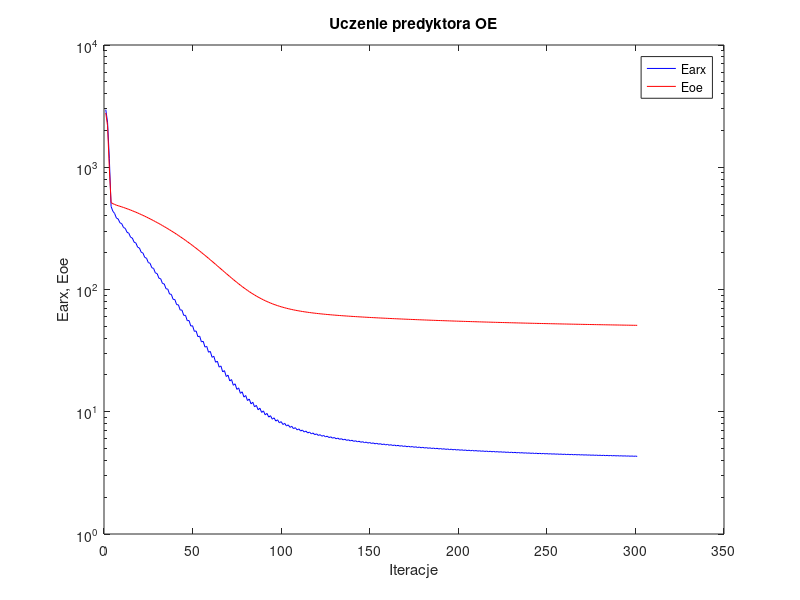
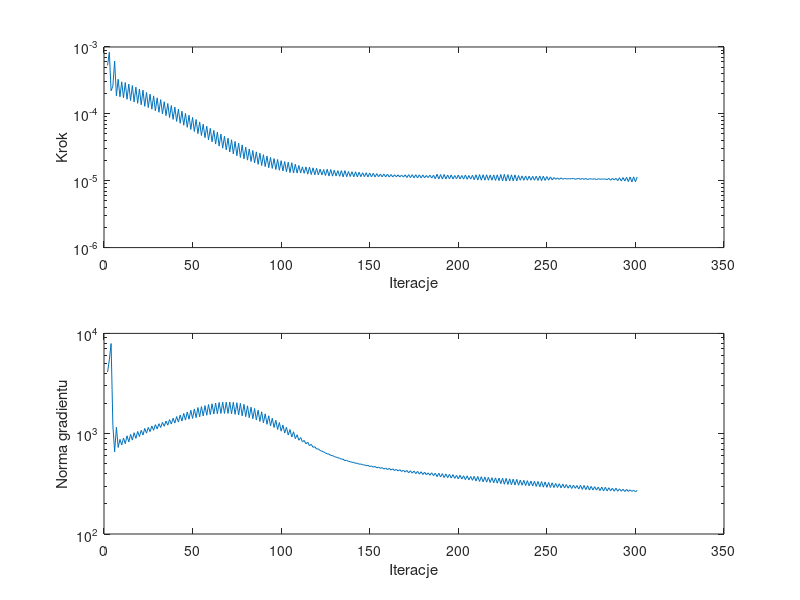

The MATLAB script that drew these images, in order:
%uczenie predyktora oe
clear all;
n=0; farx(n+1)=2.961462e+003; foe(n+1)=2.781529e+003; wspucz(n+1)=0.000000e+000; ng(n+1)=0.000000e+000;
n=1; farx(n+1)=2.336687e+003; foe(n+1)=2.188461e+003; krok(n+1)=5.309035e-004; ng(n+1)=4.112982e+003;
n=2; farx(n+1)=1.185320e+003; foe(n+1)=9.852195e+002; krok(n+1)=8.336543e-004; ng(n+1)=5.436372e+003;
n=3; farx(n+1)=4.781638e+002; foe(n+1)=5.139183e+002; krok(n+1)=2.215284e-004; ng(n+1)=7.917546e+003;
n=4; farx(n+1)=4.365499e+002; foe(n+1)=5.035709e+002; krok(n+1)=2.594055e-004; ng(n+1)=1.218038e+003;
n=5; farx(n+1)=4.186168e+002; foe(n+1)=4.964499e+002; krok(n+1)=6.145526e-004; ng(n+1)=6.605445e+002;
n=6; farx(n+1)=3.841724e+002; foe(n+1)=4.894848e+002; krok(n+1)=1.858107e-004; ng(n+1)=1.159105e+003;
n=7; farx(n+1)=3.773813e+002; foe(n+1)=4.845317e+002; krok(n+1)=3.293253e-004; ng(n+1)=7.292055e+002;
n=8; farx(n+1)=3.512146e+002; foe(n+1)=4.793021e+002; krok(n+1)=1.802468e-004; ng(n+1)=8.786197e+002;
n=9; farx(n+1)=3.457904e+002; foe(n+1)=4.742236e+002; krok(n+1)=3.011518e-004; ng(n+1)=7.716018e+002;
n=10; farx(n+1)=3.215984e+002; foe(n+1)=4.688718e+002; krok(n+1)=1.736749e-004; ng(n+1)=9.037854e+002;
n=11; farx(n+1)=3.163116e+002; foe(n+1)=4.635238e+002; krok(n+1)=2.942857e-004; ng(n+1)=7.955915e+002;
n=12; farx(n+1)=2.936280e+002; foe(n+1)=4.578868e+002; krok(n+1)=1.650936e-004; ng(n+1)=9.534166e+002;
n=13; farx(n+1)=2.888398e+002; foe(n+1)=4.523352e+002; krok(n+1)=2.781068e-004; ng(n+1)=8.280454e+002;
n=14; farx(n+1)=2.677718e+002; foe(n+1)=4.465122e+002; krok(n+1)=1.582138e-004; ng(n+1)=9.844998e+002;
n=15; farx(n+1)=2.634759e+002; foe(n+1)=4.407741e+002; krok(n+1)=2.646270e-004; ng(n+1)=8.630360e+002;
n=16; farx(n+1)=2.438824e+002; foe(n+1)=4.347414e+002; krok(n+1)=1.504835e-004; ng(n+1)=1.022322e+003;
n=17; farx(n+1)=2.400098e+002; foe(n+1)=4.288196e+002; krok(n+1)=2.507229e-004; ng(n+1)=8.985924e+002;
n=18; farx(n+1)=2.218266e+002; foe(n+1)=4.226334e+002; krok(n+1)=1.437732e-004; ng(n+1)=1.053293e+003;
n=19; farx(n+1)=2.184545e+002; foe(n+1)=4.165797e+002; krok(n+1)=2.353374e-004; ng(n+1)=9.374462e+002;
n=20; farx(n+1)=2.016874e+002; foe(n+1)=4.102842e+002; krok(n+1)=1.367364e-004; ng(n+1)=1.080732e+003;
n=21; farx(n+1)=1.986431e+002; foe(n+1)=4.040782e+002; krok(n+1)=2.263251e-004; ng(n+1)=9.716446e+002;
n=22; farx(n+1)=1.829847e+002; foe(n+1)=3.976154e+002; krok(n+1)=1.297027e-004; ng(n+1)=1.128623e+003;
n=23; farx(n+1)=1.804620e+002; foe(n+1)=3.913609e+002; krok(n+1)=2.087853e-004; ng(n+1)=1.012116e+003;
n=24; farx(n+1)=1.660717e+002; foe(n+1)=3.849002e+002; krok(n+1)=1.241749e-004; ng(n+1)=1.155372e+003;
n=25; farx(n+1)=1.639411e+002; foe(n+1)=3.785914e+002; krok(n+1)=1.969720e-004; ng(n+1)=1.048706e+003;
n=26; farx(n+1)=1.506311e+002; foe(n+1)=3.720718e+002; krok(n+1)=1.174532e-004; ng(n+1)=1.195092e+003;
n=27; farx(n+1)=1.488242e+002; foe(n+1)=3.657182e+002; krok(n+1)=1.858107e-004; ng(n+1)=1.082882e+003;
n=28; farx(n+1)=1.365338e+002; foe(n+1)=3.591752e+002; krok(n+1)=1.110172e-004; ng(n+1)=1.231409e+003;
n=29; farx(n+1)=1.350176e+002; foe(n+1)=3.527991e+002; krok(n+1)=1.736749e-004; ng(n+1)=1.116126e+003;
n=30; farx(n+1)=1.236907e+002; foe(n+1)=3.462968e+002; krok(n+1)=1.055848e-004; ng(n+1)=1.258640e+003;
n=31; farx(n+1)=1.225016e+002; foe(n+1)=3.399452e+002; krok(n+1)=1.631084e-004; ng(n+1)=1.151531e+003;
n=32; farx(n+1)=1.120050e+002; foe(n+1)=3.334456e+002; krok(n+1)=9.960454e-005; ng(n+1)=1.296182e+003;
n=33; farx(n+1)=1.110978e+002; foe(n+1)=3.271328e+002; krok(n+1)=1.516739e-004; ng(n+1)=1.186070e+003;
n=34; farx(n+1)=1.014362e+002; foe(n+1)=3.206963e+002; krok(n+1)=9.404951e-005; ng(n+1)=1.334771e+003;
n=35; farx(n+1)=1.007496e+002; foe(n+1)=3.144123e+002; krok(n+1)=1.429130e-004; ng(n+1)=1.217250e+003;
n=36; farx(n+1)=9.180618e+001; foe(n+1)=3.080058e+002; krok(n+1)=8.824176e-005; ng(n+1)=1.383609e+003;
n=37; farx(n+1)=9.132304e+001; foe(n+1)=3.017712e+002; krok(n+1)=1.331533e-004; ng(n+1)=1.248910e+003;
n=38; farx(n+1)=8.310567e+001; foe(n+1)=2.954443e+002; krok(n+1)=8.271938e-005; ng(n+1)=1.425545e+003;
n=39; farx(n+1)=8.276835e+001; foe(n+1)=2.892370e+002; krok(n+1)=1.261878e-004; ng(n+1)=1.276020e+003;
n=40; farx(n+1)=7.515654e+001; foe(n+1)=2.829455e+002; krok(n+1)=7.708198e-005; ng(n+1)=1.482674e+003;
n=41; farx(n+1)=7.497182e+001; foe(n+1)=2.767993e+002; krok(n+1)=1.176687e-004; ng(n+1)=1.305539e+003;
n=42; farx(n+1)=6.794797e+001; foe(n+1)=2.705985e+002; krok(n+1)=7.227868e-005; ng(n+1)=1.535467e+003;
n=43; farx(n+1)=6.792093e+001; foe(n+1)=2.645404e+002; krok(n+1)=1.094979e-004; ng(n+1)=1.336748e+003;
n=44; farx(n+1)=6.143163e+001; foe(n+1)=2.584267e+002; krok(n+1)=6.756225e-005; ng(n+1)=1.593017e+003;
n=45; farx(n+1)=6.153786e+001; foe(n+1)=2.524657e+002; krok(n+1)=1.016603e-004; ng(n+1)=1.367082e+003;
n=46; farx(n+1)=5.556415e+001; foe(n+1)=2.464556e+002; krok(n+1)=6.293327e-005; ng(n+1)=1.648649e+003;
n=47; farx(n+1)=5.576477e+001; foe(n+1)=2.405796e+002; krok(n+1)=9.531131e-005; ng(n+1)=1.393219e+003;
n=48; farx(n+1)=5.024526e+001; foe(n+1)=2.346602e+002; krok(n+1)=5.843669e-005; ng(n+1)=1.712160e+003;
n=49; farx(n+1)=5.053015e+001; foe(n+1)=2.288940e+002; krok(n+1)=8.848135e-005; ng(n+1)=1.419671e+003;
n=50; farx(n+1)=4.545034e+001; foe(n+1)=2.231064e+002; krok(n+1)=5.445830e-005; ng(n+1)=1.765441e+003;
n=51; farx(n+1)=4.581345e+001; foe(n+1)=2.174694e+002; krok(n+1)=8.233132e-005; ng(n+1)=1.446056e+003;
n=52; farx(n+1)=4.112906e+001; foe(n+1)=2.118111e+002; krok(n+1)=5.062882e-005; ng(n+1)=1.822971e+003;
n=53; farx(n+1)=4.154795e+001; foe(n+1)=2.063232e+002; krok(n+1)=7.577251e-005; ng(n+1)=1.473419e+003;
n=54; farx(n+1)=3.725419e+001; foe(n+1)=2.008490e+002; krok(n+1)=4.738492e-005; ng(n+1)=1.862680e+003;
n=55; farx(n+1)=3.772466e+001; foe(n+1)=1.955313e+002; krok(n+1)=6.997574e-005; ng(n+1)=1.502561e+003;
n=56; farx(n+1)=3.379623e+001; foe(n+1)=1.902378e+002; krok(n+1)=4.404185e-005; ng(n+1)=1.905480e+003;
n=57; farx(n+1)=3.428802e+001; foe(n+1)=1.850792e+002; krok(n+1)=6.546014e-005; ng(n+1)=1.526743e+003;
n=58; farx(n+1)=3.067701e+001; foe(n+1)=1.799643e+002; krok(n+1)=4.095033e-005; ng(n+1)=1.952072e+003;
n=59; farx(n+1)=3.119385e+001; foe(n+1)=1.750047e+002; krok(n+1)=6.065098e-005; ng(n+1)=1.552154e+003;
n=60; farx(n+1)=2.788914e+001; foe(n+1)=1.701015e+002; krok(n+1)=3.819627e-005; ng(n+1)=1.985833e+003;
n=61; farx(n+1)=2.842489e+001; foe(n+1)=1.653552e+002; krok(n+1)=5.658127e-005; ng(n+1)=1.572318e+003;
n=62; farx(n+1)=2.540994e+001; foe(n+1)=1.606622e+002; krok(n+1)=3.533295e-005; ng(n+1)=2.021633e+003;
n=63; farx(n+1)=2.593173e+001; foe(n+1)=1.561122e+002; krok(n+1)=5.330428e-005; ng(n+1)=1.579483e+003;
n=64; farx(n+1)=2.317603e+001; foe(n+1)=1.516494e+002; krok(n+1)=3.290674e-005; ng(n+1)=2.048500e+003;
n=65; farx(n+1)=2.369872e+001; foe(n+1)=1.473415e+002; krok(n+1)=4.980227e-005; ng(n+1)=1.589841e+003;
n=66; farx(n+1)=2.118608e+001; foe(n+1)=1.431258e+002; krok(n+1)=3.070301e-005; ng(n+1)=2.065670e+003;
n=67; farx(n+1)=2.169585e+001; foe(n+1)=1.390711e+002; krok(n+1)=4.621295e-005; ng(n+1)=1.593619e+003;
n=68; farx(n+1)=1.941575e+001; foe(n+1)=1.351379e+002; krok(n+1)=2.894239e-005; ng(n+1)=2.059296e+003;
n=69; farx(n+1)=1.992853e+001; foe(n+1)=1.313585e+002; krok(n+1)=4.334515e-005; ng(n+1)=1.593993e+003;
n=70; farx(n+1)=1.785715e+001; foe(n+1)=1.276754e+002; krok(n+1)=2.689247e-005; ng(n+1)=2.067049e+003;
n=71; farx(n+1)=1.834188e+001; foe(n+1)=1.241435e+002; krok(n+1)=4.095033e-005; ng(n+1)=1.579069e+003;
n=72; farx(n+1)=1.646850e+001; foe(n+1)=1.207339e+002; krok(n+1)=2.519594e-005; ng(n+1)=2.054160e+003;
n=73; farx(n+1)=1.693136e+001; foe(n+1)=1.174647e+002; krok(n+1)=3.867010e-005; ng(n+1)=1.560022e+003;
n=74; farx(n+1)=1.523702e+001; foe(n+1)=1.143252e+002; krok(n+1)=2.364703e-005; ng(n+1)=2.034784e+003;
n=75; farx(n+1)=1.567868e+001; foe(n+1)=1.113222e+002; krok(n+1)=3.654973e-005; ng(n+1)=1.535368e+003;
n=76; farx(n+1)=1.414641e+001; foe(n+1)=1.084489e+002; krok(n+1)=2.226608e-005; ng(n+1)=2.007064e+003;
n=77; farx(n+1)=1.456578e+001; foe(n+1)=1.057136e+002; krok(n+1)=3.437390e-005; ng(n+1)=1.506154e+003;
n=78; farx(n+1)=1.317757e+001; foe(n+1)=1.031086e+002; krok(n+1)=2.122479e-005; ng(n+1)=1.963573e+003;
n=79; farx(n+1)=1.358033e+001; foe(n+1)=1.006528e+002; krok(n+1)=3.168396e-005; ng(n+1)=1.478916e+003;
n=80; farx(n+1)=1.233855e+001; foe(n+1)=9.832081e+001; krok(n+1)=2.031935e-005; ng(n+1)=1.895952e+003;
n=81; farx(n+1)=1.271804e+001; foe(n+1)=9.611101e+001; krok(n+1)=2.981309e-005; ng(n+1)=1.442608e+003;
n=82; farx(n+1)=1.160013e+001; foe(n+1)=9.402005e+001; krok(n+1)=1.941361e-005; ng(n+1)=1.836219e+003;
n=83; farx(n+1)=1.196102e+001; foe(n+1)=9.204322e+001; krok(n+1)=2.829063e-005; ng(n+1)=1.408684e+003;
n=84; farx(n+1)=1.095441e+001; foe(n+1)=9.016726e+001; krok(n+1)=1.840773e-005; ng(n+1)=1.782480e+003;
n=85; farx(n+1)=1.128788e+001; foe(n+1)=8.839749e+001; krok(n+1)=2.700051e-005; ng(n+1)=1.367681e+003;
n=86; farx(n+1)=1.038285e+001; foe(n+1)=8.672665e+001; krok(n+1)=1.758806e-005; ng(n+1)=1.717541e+003;
n=87; farx(n+1)=1.069359e+001; foe(n+1)=8.515235e+001; krok(n+1)=2.580710e-005; ng(n+1)=1.326349e+003;
n=88; farx(n+1)=9.877363e+000; foe(n+1)=8.366702e+001; krok(n+1)=1.684728e-005; ng(n+1)=1.653820e+003;
n=89; farx(n+1)=1.016548e+001; foe(n+1)=8.227356e+001; krok(n+1)=2.451149e-005; ng(n+1)=1.284818e+003;
n=90; farx(n+1)=9.431938e+000; foe(n+1)=8.096237e+001; krok(n+1)=1.625776e-005; ng(n+1)=1.578764e+003;
n=91; farx(n+1)=9.700225e+000; foe(n+1)=7.973220e+001; krok(n+1)=2.342760e-005; ng(n+1)=1.241874e+003;
n=92; farx(n+1)=9.039541e+000; foe(n+1)=7.857377e+001; krok(n+1)=1.565988e-005; ng(n+1)=1.508436e+003;
n=93; farx(n+1)=9.284993e+000; foe(n+1)=7.748785e+001; krok(n+1)=2.230894e-005; ng(n+1)=1.195508e+003;
n=94; farx(n+1)=8.690512e+000; foe(n+1)=7.647132e+001; krok(n+1)=1.528126e-005; ng(n+1)=1.426750e+003;
n=95; farx(n+1)=8.921166e+000; foe(n+1)=7.551701e+001; krok(n+1)=2.142725e-005; ng(n+1)=1.153134e+003;
n=96; farx(n+1)=8.384826e+000; foe(n+1)=7.461858e+001; krok(n+1)=1.470858e-005; ng(n+1)=1.361107e+003;
n=97; farx(n+1)=8.595237e+000; foe(n+1)=7.377414e+001; krok(n+1)=2.078166e-005; ng(n+1)=1.102085e+003;
n=98; farx(n+1)=8.108692e+000; foe(n+1)=7.298237e+001; krok(n+1)=1.433996e-005; ng(n+1)=1.291268e+003;
n=99; farx(n+1)=8.304653e+000; foe(n+1)=7.223998e+001; krok(n+1)=1.995189e-005; ng(n+1)=1.059145e+003;
n=100; farx(n+1)=7.863923e+000; foe(n+1)=7.154220e+001; krok(n+1)=1.399157e-005; ng(n+1)=1.221686e+003;
n=101; farx(n+1)=8.045786e+000; foe(n+1)=7.088696e+001; krok(n+1)=1.934974e-005; ng(n+1)=1.015025e+003;
n=102; farx(n+1)=7.645515e+000; foe(n+1)=7.026977e+001; krok(n+1)=1.361415e-005; ng(n+1)=1.158410e+003;
n=103; farx(n+1)=7.813773e+000; foe(n+1)=6.968925e+001; krok(n+1)=1.891271e-005; ng(n+1)=9.703767e+002;
n=104; farx(n+1)=7.449242e+000; foe(n+1)=6.914159e+001; krok(n+1)=1.323611e-005; ng(n+1)=1.099782e+003;
n=105; farx(n+1)=7.604826e+000; foe(n+1)=6.862557e+001; krok(n+1)=1.858062e-005; ng(n+1)=9.261544e+002;
n=106; farx(n+1)=7.268195e+000; foe(n+1)=6.813807e+001; krok(n+1)=1.302585e-005; ng(n+1)=1.044861e+003;
n=107; farx(n+1)=7.413680e+000; foe(n+1)=6.768231e+001; krok(n+1)=1.766648e-005; ng(n+1)=8.926759e+002;
n=108; farx(n+1)=7.105517e+000; foe(n+1)=6.725133e+001; krok(n+1)=1.302585e-005; ng(n+1)=9.763964e+002;
n=109; farx(n+1)=7.242481e+000; foe(n+1)=6.684665e+001; krok(n+1)=1.689172e-005; ng(n+1)=8.610750e+002;
n=110; farx(n+1)=6.958444e+000; foe(n+1)=6.646277e+001; krok(n+1)=1.302585e-005; ng(n+1)=9.158455e+002;
n=111; farx(n+1)=7.087210e+000; foe(n+1)=6.610145e+001; krok(n+1)=1.611741e-005; ng(n+1)=8.314138e+002;
n=112; farx(n+1)=6.828568e+000; foe(n+1)=6.575811e+001; krok(n+1)=1.290553e-005; ng(n+1)=8.565849e+002;
n=113; farx(n+1)=6.949390e+000; foe(n+1)=6.543125e+001; krok(n+1)=1.611823e-005; ng(n+1)=7.934166e+002;
n=114; farx(n+1)=6.708667e+000; foe(n+1)=6.511933e+001; krok(n+1)=1.254943e-005; ng(n+1)=8.219982e+002;
n=115; farx(n+1)=6.821658e+000; foe(n+1)=6.482256e+001; krok(n+1)=1.597838e-005; ng(n+1)=7.585300e+002;
n=116; farx(n+1)=6.596390e+000; foe(n+1)=6.453884e+001; krok(n+1)=1.240203e-005; ng(n+1)=7.834056e+002;
n=117; farx(n+1)=6.703642e+000; foe(n+1)=6.426933e+001; krok(n+1)=1.558957e-005; ng(n+1)=7.312493e+002;
n=118; farx(n+1)=6.494102e+000; foe(n+1)=6.401069e+001; krok(n+1)=1.226836e-005; ng(n+1)=7.429619e+002;
n=119; farx(n+1)=6.595081e+000; foe(n+1)=6.376386e+001; krok(n+1)=1.535224e-005; ng(n+1)=7.024582e+002;
n=120; farx(n+1)=6.398121e+000; foe(n+1)=6.352673e+001; krok(n+1)=1.222055e-005; ng(n+1)=7.063200e+002;
n=121; farx(n+1)=6.494234e+000; foe(n+1)=6.330026e+001; krok(n+1)=1.490654e-005; ng(n+1)=6.797819e+002;
n=122; farx(n+1)=6.309777e+000; foe(n+1)=6.308221e+001; krok(n+1)=1.221656e-005; ng(n+1)=6.698953e+002;
n=123; farx(n+1)=6.401866e+000; foe(n+1)=6.287295e+001; krok(n+1)=1.468165e-005; ng(n+1)=6.570704e+002;
n=124; farx(n+1)=6.229623e+000; foe(n+1)=6.267068e+001; krok(n+1)=1.197415e-005; ng(n+1)=6.441082e+002;
n=125; farx(n+1)=6.316695e+000; foe(n+1)=6.247514e+001; krok(n+1)=1.486240e-005; ng(n+1)=6.286491e+002;
n=126; farx(n+1)=6.152790e+000; foe(n+1)=6.228582e+001; krok(n+1)=1.175619e-005; ng(n+1)=6.265612e+002;
n=127; farx(n+1)=6.235991e+000; foe(n+1)=6.210310e+001; krok(n+1)=1.470858e-005; ng(n+1)=6.073840e+002;
n=128; farx(n+1)=6.080072e+000; foe(n+1)=6.192589e+001; krok(n+1)=1.171380e-005; ng(n+1)=6.060851e+002;
n=129; farx(n+1)=6.160035e+000; foe(n+1)=6.175476e+001; krok(n+1)=1.438760e-005; ng(n+1)=5.902591e+002;
n=130; farx(n+1)=6.011639e+000; foe(n+1)=6.158852e+001; krok(n+1)=1.176389e-005; ng(n+1)=5.854094e+002;
n=131; farx(n+1)=6.089533e+000; foe(n+1)=6.142760e+001; krok(n+1)=1.414532e-005; ng(n+1)=5.755795e+002;
n=132; farx(n+1)=5.948457e+000; foe(n+1)=6.127055e+001; krok(n+1)=1.165597e-005; ng(n+1)=5.693184e+002;
n=133; farx(n+1)=6.023637e+000; foe(n+1)=6.111803e+001; krok(n+1)=1.414532e-005; ng(n+1)=5.578954e+002;
n=134; farx(n+1)=5.889474e+000; foe(n+1)=6.096879e+001; krok(n+1)=1.143043e-005; ng(n+1)=5.571966e+002;
n=135; farx(n+1)=5.960782e+000; foe(n+1)=6.082324e+001; krok(n+1)=1.416371e-005; ng(n+1)=5.389835e+002;
n=136; farx(n+1)=5.831284e+000; foe(n+1)=6.068128e+001; krok(n+1)=1.148266e-005; ng(n+1)=5.430788e+002;
n=137; farx(n+1)=5.900797e+000; foe(n+1)=6.054312e+001; krok(n+1)=1.373458e-005; ng(n+1)=5.297693e+002;
n=138; farx(n+1)=5.777235e+000; foe(n+1)=6.040806e+001; krok(n+1)=1.155324e-005; ng(n+1)=5.267552e+002;
n=139; farx(n+1)=5.845290e+000; foe(n+1)=6.027599e+001; krok(n+1)=1.366869e-005; ng(n+1)=5.180636e+002;
n=140; farx(n+1)=5.726282e+000; foe(n+1)=6.014642e+001; krok(n+1)=1.143043e-005; ng(n+1)=5.181295e+002;
n=141; farx(n+1)=5.792279e+000; foe(n+1)=6.001964e+001; krok(n+1)=1.361415e-005; ng(n+1)=5.056061e+002;
n=142; farx(n+1)=5.677141e+000; foe(n+1)=5.989515e+001; krok(n+1)=1.141354e-005; ng(n+1)=5.091547e+002;
n=143; farx(n+1)=5.741467e+000; foe(n+1)=5.977342e+001; krok(n+1)=1.338683e-005; ng(n+1)=4.964881e+002;
n=144; farx(n+1)=5.630192e+000; foe(n+1)=5.965378e+001; krok(n+1)=1.148266e-005; ng(n+1)=4.990278e+002;
n=145; farx(n+1)=5.693208e+000; foe(n+1)=5.953666e+001; krok(n+1)=1.315377e-005; ng(n+1)=4.888423e+002;
n=146; farx(n+1)=5.586029e+000; foe(n+1)=5.942136e+001; krok(n+1)=1.148323e-005; ng(n+1)=4.897349e+002;
n=147; farx(n+1)=5.647810e+000; foe(n+1)=5.930823e+001; krok(n+1)=1.314101e-005; ng(n+1)=4.794164e+002;
n=148; farx(n+1)=5.543815e+000; foe(n+1)=5.919663e+001; krok(n+1)=1.138585e-005; ng(n+1)=4.841272e+002;
n=149; farx(n+1)=5.603842e+000; foe(n+1)=5.908716e+001; krok(n+1)=1.302487e-005; ng(n+1)=4.707291e+002;
n=150; farx(n+1)=5.503100e+000; foe(n+1)=5.897921e+001; krok(n+1)=1.141354e-005; ng(n+1)=4.770771e+002;
n=151; farx(n+1)=5.561978e+000; foe(n+1)=5.887321e+001; krok(n+1)=1.290355e-005; ng(n+1)=4.638128e+002;
n=152; farx(n+1)=5.464340e+000; foe(n+1)=5.876854e+001; krok(n+1)=1.138437e-005; ng(n+1)=4.714667e+002;
n=153; farx(n+1)=5.521642e+000; foe(n+1)=5.866568e+001; krok(n+1)=1.277945e-005; ng(n+1)=4.567205e+002;
n=154; farx(n+1)=5.426764e+000; foe(n+1)=5.856416e+001; krok(n+1)=1.144248e-005; ng(n+1)=4.651588e+002;
n=155; farx(n+1)=5.482971e+000; foe(n+1)=5.846432e+001; krok(n+1)=1.259797e-005; ng(n+1)=4.516019e+002;
n=156; farx(n+1)=5.391266e+000; foe(n+1)=5.836572e+001; krok(n+1)=1.143043e-005; ng(n+1)=4.590651e+002;
n=157; farx(n+1)=5.446220e+000; foe(n+1)=5.826857e+001; krok(n+1)=1.259797e-005; ng(n+1)=4.446475e+002;
n=158; farx(n+1)=5.356827e+000; foe(n+1)=5.817257e+001; krok(n+1)=1.138543e-005; ng(n+1)=4.549828e+002;
n=159; farx(n+1)=5.410868e+000; foe(n+1)=5.807801e+001; krok(n+1)=1.255575e-005; ng(n+1)=4.390958e+002;
n=160; farx(n+1)=5.323341e+000; foe(n+1)=5.798448e+001; krok(n+1)=1.138585e-005; ng(n+1)=4.510380e+002;
n=161; farx(n+1)=5.376567e+000; foe(n+1)=5.789244e+001; krok(n+1)=1.240203e-005; ng(n+1)=4.350894e+002;
n=162; farx(n+1)=5.291473e+000; foe(n+1)=5.780132e+001; krok(n+1)=1.138585e-005; ng(n+1)=4.459922e+002;
n=163; farx(n+1)=5.343375e+000; foe(n+1)=5.771157e+001; krok(n+1)=1.228282e-005; ng(n+1)=4.298714e+002;
n=164; farx(n+1)=5.260550e+000; foe(n+1)=5.762276e+001; krok(n+1)=1.144248e-005; ng(n+1)=4.404426e+002;
n=165; farx(n+1)=5.311753e+000; foe(n+1)=5.753522e+001; krok(n+1)=1.222055e-005; ng(n+1)=4.256600e+002;
n=166; farx(n+1)=5.230976e+000; foe(n+1)=5.744852e+001; krok(n+1)=1.138585e-005; ng(n+1)=4.368349e+002;
n=167; farx(n+1)=5.281026e+000; foe(n+1)=5.736305e+001; krok(n+1)=1.216245e-005; ng(n+1)=4.205215e+002;
n=168; farx(n+1)=5.202683e+000; foe(n+1)=5.727840e+001; krok(n+1)=1.132635e-005; ng(n+1)=4.324777e+002;
n=169; farx(n+1)=5.251723e+000; foe(n+1)=5.719485e+001; krok(n+1)=1.224850e-005; ng(n+1)=4.144065e+002;
n=170; farx(n+1)=5.175524e+000; foe(n+1)=5.711208e+001; krok(n+1)=1.115447e-005; ng(n+1)=4.301964e+002;
n=171; farx(n+1)=5.223202e+000; foe(n+1)=5.703030e+001; krok(n+1)=1.234279e-005; ng(n+1)=4.075403e+002;
n=172; farx(n+1)=5.148521e+000; foe(n+1)=5.694935e+001; krok(n+1)=1.112285e-005; ng(n+1)=4.271978e+002;
n=173; farx(n+1)=5.195618e+000; foe(n+1)=5.686944e+001; krok(n+1)=1.231075e-005; ng(n+1)=4.038541e+002;
n=174; farx(n+1)=5.122663e+000; foe(n+1)=5.679024e+001; krok(n+1)=1.104492e-005; ng(n+1)=4.243233e+002;
n=175; farx(n+1)=5.168799e+000; foe(n+1)=5.671206e+001; krok(n+1)=1.231075e-005; ng(n+1)=3.991483e+002;
n=176; farx(n+1)=5.097477e+000; foe(n+1)=5.663456e+001; krok(n+1)=1.100843e-005; ng(n+1)=4.209965e+002;
n=177; farx(n+1)=5.142683e+000; foe(n+1)=5.655807e+001; krok(n+1)=1.225273e-005; ng(n+1)=3.951256e+002;
n=178; farx(n+1)=5.073073e+000; foe(n+1)=5.648227e+001; krok(n+1)=1.099884e-005; ng(n+1)=4.170479e+002;
n=179; farx(n+1)=5.117367e+000; foe(n+1)=5.640741e+001; krok(n+1)=1.219587e-005; ng(n+1)=3.911998e+002;
n=180; farx(n+1)=5.049175e+000; foe(n+1)=5.633325e+001; krok(n+1)=1.103022e-005; ng(n+1)=4.131464e+002;
n=181; farx(n+1)=5.092382e+000; foe(n+1)=5.626002e+001; krok(n+1)=1.197415e-005; ng(n+1)=3.884237e+002;
n=182; farx(n+1)=5.026066e+000; foe(n+1)=5.618753e+001; krok(n+1)=1.115447e-005; ng(n+1)=4.069374e+002;
n=183; farx(n+1)=5.069391e+000; foe(n+1)=5.611587e+001; krok(n+1)=1.209447e-005; ng(n+1)=3.855212e+002;
n=184; farx(n+1)=5.003880e+000; foe(n+1)=5.604469e+001; krok(n+1)=1.095376e-005; ng(n+1)=4.074336e+002;
n=185; farx(n+1)=5.046381e+000; foe(n+1)=5.597447e+001; krok(n+1)=1.209447e-005; ng(n+1)=3.815058e+002;
n=186; farx(n+1)=4.983479e+000; foe(n+1)=5.590473e+001; krok(n+1)=1.069939e-005; ng(n+1)=4.043870e+002;
n=187; farx(n+1)=5.024453e+000; foe(n+1)=5.583555e+001; krok(n+1)=1.250178e-005; ng(n+1)=3.722919e+002;
n=188; farx(n+1)=4.962039e+000; foe(n+1)=5.576698e+001; krok(n+1)=1.061240e-005; ng(n+1)=4.041330e+002;
n=189; farx(n+1)=5.002429e+000; foe(n+1)=5.569931e+001; krok(n+1)=1.235197e-005; ng(n+1)=3.702090e+002;
n=190; farx(n+1)=4.941791e+000; foe(n+1)=5.563219e+001; krok(n+1)=1.057446e-005; ng(n+1)=4.001188e+002;
n=191; farx(n+1)=4.981234e+000; foe(n+1)=5.556575e+001; krok(n+1)=1.240823e-005; ng(n+1)=3.655531e+002;
n=192; farx(n+1)=4.921408e+000; foe(n+1)=5.549994e+001; krok(n+1)=1.061240e-005; ng(n+1)=3.974772e+002;
n=193; farx(n+1)=4.960307e+000; foe(n+1)=5.543497e+001; krok(n+1)=1.219587e-005; ng(n+1)=3.641774e+002;
n=194; farx(n+1)=4.901973e+000; foe(n+1)=5.537056e+001; krok(n+1)=1.066004e-005; ng(n+1)=3.928513e+002;
n=195; farx(n+1)=4.940446e+000; foe(n+1)=5.530687e+001; krok(n+1)=1.222055e-005; ng(n+1)=3.611614e+002;
n=196; farx(n+1)=4.882972e+000; foe(n+1)=5.524363e+001; krok(n+1)=1.061240e-005; ng(n+1)=3.912104e+002;
n=197; farx(n+1)=4.920286e+000; foe(n+1)=5.518121e+001; krok(n+1)=1.197415e-005; ng(n+1)=3.585757e+002;
n=198; farx(n+1)=4.864819e+000; foe(n+1)=5.511941e+001; krok(n+1)=1.069939e-005; ng(n+1)=3.845353e+002;
n=199; farx(n+1)=4.901820e+000; foe(n+1)=5.505811e+001; krok(n+1)=1.216245e-005; ng(n+1)=3.545336e+002;
n=200; farx(n+1)=4.846596e+000; foe(n+1)=5.499730e+001; krok(n+1)=1.061240e-005; ng(n+1)=3.852017e+002;
n=201; farx(n+1)=4.883046e+000; foe(n+1)=5.493727e+001; krok(n+1)=1.197513e-005; ng(n+1)=3.530767e+002;
n=202; farx(n+1)=4.829561e+000; foe(n+1)=5.487770e+001; krok(n+1)=1.057446e-005; ng(n+1)=3.808706e+002;
n=203; farx(n+1)=4.865279e+000; foe(n+1)=5.481867e+001; krok(n+1)=1.214216e-005; ng(n+1)=3.481763e+002;
n=204; farx(n+1)=4.812416e+000; foe(n+1)=5.476010e+001; krok(n+1)=1.051121e-005; ng(n+1)=3.801248e+002;
n=205; farx(n+1)=4.847347e+000; foe(n+1)=5.470222e+001; krok(n+1)=1.197415e-005; ng(n+1)=3.459350e+002;
n=206; farx(n+1)=4.795844e+000; foe(n+1)=5.464486e+001; krok(n+1)=1.057446e-005; ng(n+1)=3.753090e+002;
n=207; farx(n+1)=4.830650e+000; foe(n+1)=5.458806e+001; krok(n+1)=1.209447e-005; ng(n+1)=3.431279e+002;
n=208; farx(n+1)=4.780148e+000; foe(n+1)=5.453158e+001; krok(n+1)=1.033992e-005; ng(n+1)=3.757508e+002;
n=209; farx(n+1)=4.814041e+000; foe(n+1)=5.447562e+001; krok(n+1)=1.226836e-005; ng(n+1)=3.378059e+002;
n=210; farx(n+1)=4.764503e+000; foe(n+1)=5.442009e+001; krok(n+1)=1.023989e-005; ng(n+1)=3.743353e+002;
n=211; farx(n+1)=4.797794e+000; foe(n+1)=5.436507e+001; krok(n+1)=1.235197e-005; ng(n+1)=3.340947e+002;
n=212; farx(n+1)=4.749037e+000; foe(n+1)=5.431047e+001; krok(n+1)=1.018462e-005; ng(n+1)=3.727927e+002;
n=213; farx(n+1)=4.781686e+000; foe(n+1)=5.425645e+001; krok(n+1)=1.229246e-005; ng(n+1)=3.313904e+002;
n=214; farx(n+1)=4.733974e+000; foe(n+1)=5.420289e+001; krok(n+1)=1.018440e-005; ng(n+1)=3.696183e+002;
n=215; farx(n+1)=4.766087e+000; foe(n+1)=5.414983e+001; krok(n+1)=1.228282e-005; ng(n+1)=3.286056e+002;
n=216; farx(n+1)=4.719138e+000; foe(n+1)=5.409721e+001; krok(n+1)=1.018462e-005; ng(n+1)=3.672866e+002;
n=217; farx(n+1)=4.750768e+000; foe(n+1)=5.404514e+001; krok(n+1)=1.219587e-005; ng(n+1)=3.265674e+002;
n=218; farx(n+1)=4.704777e+000; foe(n+1)=5.399350e+001; krok(n+1)=1.018440e-005; ng(n+1)=3.643108e+002;
n=219; farx(n+1)=4.736015e+000; foe(n+1)=5.394235e+001; krok(n+1)=1.222055e-005; ng(n+1)=3.239505e+002;
n=220; farx(n+1)=4.690863e+000; foe(n+1)=5.389155e+001; krok(n+1)=1.010485e-005; ng(n+1)=3.628705e+002;
n=221; farx(n+1)=4.721496e+000; foe(n+1)=5.384123e+001; krok(n+1)=1.225273e-005; ng(n+1)=3.206928e+002;
n=222; farx(n+1)=4.677310e+000; foe(n+1)=5.379130e+001; krok(n+1)=1.003721e-005; ng(n+1)=3.607937e+002;
n=223; farx(n+1)=4.707546e+000; foe(n+1)=5.374177e+001; krok(n+1)=1.240203e-005; ng(n+1)=3.171892e+002;
n=224; farx(n+1)=4.664108e+000; foe(n+1)=5.369254e+001; krok(n+1)=9.888364e-006; ng(n+1)=3.606015e+002;
n=225; farx(n+1)=4.693664e+000; foe(n+1)=5.364372e+001; krok(n+1)=1.250178e-005; ng(n+1)=3.132820e+002;
n=226; farx(n+1)=4.650797e+000; foe(n+1)=5.359529e+001; krok(n+1)=9.884595e-006; ng(n+1)=3.588554e+002;
n=227; farx(n+1)=4.679822e+000; foe(n+1)=5.354739e+001; krok(n+1)=1.234279e-005; ng(n+1)=3.116253e+002;
n=228; farx(n+1)=4.637811e+000; foe(n+1)=5.349992e+001; krok(n+1)=9.955536e-006; ng(n+1)=3.549855e+002;
n=229; farx(n+1)=4.666497e+000; foe(n+1)=5.345291e+001; krok(n+1)=1.225575e-005; ng(n+1)=3.100340e+002;
n=230; farx(n+1)=4.625230e+000; foe(n+1)=5.340627e+001; krok(n+1)=9.955536e-006; ng(n+1)=3.525083e+002;
n=231; farx(n+1)=4.653572e+000; foe(n+1)=5.336007e+001; krok(n+1)=1.224850e-005; ng(n+1)=3.078703e+002;
n=232; farx(n+1)=4.612833e+000; foe(n+1)=5.331417e+001; krok(n+1)=9.952471e-006; ng(n+1)=3.508121e+002;
n=233; farx(n+1)=4.640378e+000; foe(n+1)=5.326882e+001; krok(n+1)=1.197415e-005; ng(n+1)=3.062868e+002;
n=234; farx(n+1)=4.600511e+000; foe(n+1)=5.322394e+001; krok(n+1)=1.017255e-005; ng(n+1)=3.447943e+002;
n=235; farx(n+1)=4.628001e+000; foe(n+1)=5.317949e+001; krok(n+1)=1.181238e-005; ng(n+1)=3.061945e+002;
n=236; farx(n+1)=4.588845e+000; foe(n+1)=5.313537e+001; krok(n+1)=1.015968e-005; ng(n+1)=3.425241e+002;
n=237; farx(n+1)=4.615891e+000; foe(n+1)=5.309164e+001; krok(n+1)=1.178746e-005; ng(n+1)=3.039130e+002;
n=238; farx(n+1)=4.577381e+000; foe(n+1)=5.304824e+001; krok(n+1)=1.015968e-005; ng(n+1)=3.402869e+002;
n=239; farx(n+1)=4.603981e+000; foe(n+1)=5.300525e+001; krok(n+1)=1.171829e-005; ng(n+1)=3.019628e+002;
n=240; farx(n+1)=4.566050e+000; foe(n+1)=5.296258e+001; krok(n+1)=1.021265e-005; ng(n+1)=3.375667e+002;
n=241; farx(n+1)=4.592447e+000; foe(n+1)=5.292034e+001; krok(n+1)=1.165470e-005; ng(n+1)=3.007816e+002;
n=242; farx(n+1)=4.555212e+000; foe(n+1)=5.287835e+001; krok(n+1)=1.015968e-005; ng(n+1)=3.357766e+002;
n=243; farx(n+1)=4.581147e+000; foe(n+1)=5.283674e+001; krok(n+1)=1.168301e-005; ng(n+1)=2.980312e+002;
n=244; farx(n+1)=4.544602e+000; foe(n+1)=5.279541e+001; krok(n+1)=1.010485e-005; ng(n+1)=3.339890e+002;
n=245; farx(n+1)=4.570185e+000; foe(n+1)=5.275443e+001; krok(n+1)=1.176389e-005; ng(n+1)=2.952520e+002;
n=246; farx(n+1)=4.534133e+000; foe(n+1)=5.271370e+001; krok(n+1)=1.003408e-005; ng(n+1)=3.331064e+002;
n=247; farx(n+1)=4.559212e+000; foe(n+1)=5.267335e+001; krok(n+1)=1.171829e-005; ng(n+1)=2.929320e+002;
n=248; farx(n+1)=4.523692e+000; foe(n+1)=5.263329e+001; krok(n+1)=1.009346e-005; ng(n+1)=3.303677e+002;
n=249; farx(n+1)=4.548377e+000; foe(n+1)=5.259364e+001; krok(n+1)=1.155324e-005; ng(n+1)=2.918908e+002;
n=250; farx(n+1)=4.513495e+000; foe(n+1)=5.255428e+001; krok(n+1)=1.018462e-005; ng(n+1)=3.268350e+002;
n=251; farx(n+1)=4.537855e+000; foe(n+1)=5.251528e+001; krok(n+1)=1.143043e-005; ng(n+1)=2.907807e+002;
n=252; farx(n+1)=4.503385e+000; foe(n+1)=5.247657e+001; krok(n+1)=1.029142e-005; ng(n+1)=3.239733e+002;
n=253; farx(n+1)=4.527319e+000; foe(n+1)=5.243824e+001; krok(n+1)=1.115447e-005; ng(n+1)=2.905578e+002;
n=254; farx(n+1)=4.493440e+000; foe(n+1)=5.240020e+001; krok(n+1)=1.051121e-005; ng(n+1)=3.191503e+002;
n=255; farx(n+1)=4.517331e+000; foe(n+1)=5.236251e+001; krok(n+1)=1.100843e-005; ng(n+1)=2.907256e+002;
n=256; farx(n+1)=4.484085e+000; foe(n+1)=5.232505e+001; krok(n+1)=1.048504e-005; ng(n+1)=3.170492e+002;
n=257; farx(n+1)=4.507554e+000; foe(n+1)=5.228791e+001; krok(n+1)=1.101046e-005; ng(n+1)=2.882792e+002;
n=258; farx(n+1)=4.474711e+000; foe(n+1)=5.225102e+001; krok(n+1)=1.051860e-005; ng(n+1)=3.151058e+002;
n=259; farx(n+1)=4.497783e+000; foe(n+1)=5.221446e+001; krok(n+1)=1.085468e-005; ng(n+1)=2.872337e+002;
n=260; farx(n+1)=4.465515e+000; foe(n+1)=5.217813e+001; krok(n+1)=1.063629e-005; ng(n+1)=3.115820e+002;
n=261; farx(n+1)=4.488208e+000; foe(n+1)=5.214212e+001; krok(n+1)=1.069939e-005; ng(n+1)=2.862914e+002;
n=262; farx(n+1)=4.456663e+000; foe(n+1)=5.210634e+001; krok(n+1)=1.069939e-005; ng(n+1)=3.081424e+002;
n=263; farx(n+1)=4.479029e+000; foe(n+1)=5.207086e+001; krok(n+1)=1.069939e-005; ng(n+1)=2.841862e+002;
n=264; farx(n+1)=4.447508e+000; foe(n+1)=5.203560e+001; krok(n+1)=1.083629e-005; ng(n+1)=3.065269e+002;
n=265; farx(n+1)=4.469971e+000; foe(n+1)=5.200063e+001; krok(n+1)=1.051121e-005; ng(n+1)=2.855112e+002;
n=266; farx(n+1)=4.439354e+000; foe(n+1)=5.196588e+001; krok(n+1)=1.069939e-005; ng(n+1)=3.044735e+002;
n=267; farx(n+1)=4.461562e+000; foe(n+1)=5.193143e+001; krok(n+1)=1.083629e-005; ng(n+1)=2.808097e+002;
n=268; farx(n+1)=4.431037e+000; foe(n+1)=5.189716e+001; krok(n+1)=1.046074e-005; ng(n+1)=3.065665e+002;
n=269; farx(n+1)=4.452851e+000; foe(n+1)=5.186320e+001; krok(n+1)=1.083629e-005; ng(n+1)=2.784542e+002;
n=270; farx(n+1)=4.422793e+000; foe(n+1)=5.182943e+001; krok(n+1)=1.046074e-005; ng(n+1)=3.046628e+002;
n=271; farx(n+1)=4.444368e+000; foe(n+1)=5.179596e+001; krok(n+1)=1.083629e-005; ng(n+1)=2.767279e+002;
n=272; farx(n+1)=4.414824e+000; foe(n+1)=5.176266e+001; krok(n+1)=1.038706e-005; ng(n+1)=3.033477e+002;
n=273; farx(n+1)=4.435661e+000; foe(n+1)=5.172966e+001; krok(n+1)=1.069939e-005; ng(n+1)=2.741129e+002;
n=274; farx(n+1)=4.406607e+000; foe(n+1)=5.169686e+001; krok(n+1)=1.063629e-005; ng(n+1)=2.986952e+002;
n=275; farx(n+1)=4.427405e+000; foe(n+1)=5.166432e+001; krok(n+1)=1.055114e-005; ng(n+1)=2.744764e+002;
n=276; farx(n+1)=4.398650e+000; foe(n+1)=5.163198e+001; krok(n+1)=1.071362e-005; ng(n+1)=2.966282e+002;
n=277; farx(n+1)=4.419182e+000; foe(n+1)=5.159989e+001; krok(n+1)=1.039083e-005; ng(n+1)=2.740477e+002;
n=278; farx(n+1)=4.391220e+000; foe(n+1)=5.156799e+001; krok(n+1)=1.069939e-005; ng(n+1)=2.935422e+002;
n=279; farx(n+1)=4.411462e+000; foe(n+1)=5.153635e+001; krok(n+1)=1.055114e-005; ng(n+1)=2.706686e+002;
n=280; farx(n+1)=4.383748e+000; foe(n+1)=5.150490e+001; krok(n+1)=1.057446e-005; ng(n+1)=2.936676e+002;
n=281; farx(n+1)=4.403740e+000; foe(n+1)=5.147370e+001; krok(n+1)=1.057446e-005; ng(n+1)=2.686857e+002;
n=282; farx(n+1)=4.376185e+000; foe(n+1)=5.144268e+001; krok(n+1)=1.061240e-005; ng(n+1)=2.925223e+002;
n=283; farx(n+1)=4.395922e+000; foe(n+1)=5.141190e+001; krok(n+1)=1.039083e-005; ng(n+1)=2.684746e+002;
n=284; farx(n+1)=4.368602e+000; foe(n+1)=5.138129e+001; krok(n+1)=1.083629e-005; ng(n+1)=2.893041e+002;
n=285; farx(n+1)=4.388271e+000; foe(n+1)=5.135089e+001; krok(n+1)=1.017255e-005; ng(n+1)=2.694806e+002;
n=286; farx(n+1)=4.361608e+000; foe(n+1)=5.132067e+001; krok(n+1)=1.085468e-005; ng(n+1)=2.864166e+002;
n=287; farx(n+1)=4.381073e+000; foe(n+1)=5.129070e+001; krok(n+1)=1.029142e-005; ng(n+1)=2.668090e+002;
n=288; farx(n+1)=4.354402e+000; foe(n+1)=5.126091e+001; krok(n+1)=1.083629e-005; ng(n+1)=2.864715e+002;
n=289; farx(n+1)=4.373518e+000; foe(n+1)=5.123130e+001; krok(n+1)=1.003721e-005; ng(n+1)=2.668990e+002;
n=290; farx(n+1)=4.347320e+000; foe(n+1)=5.120184e+001; krok(n+1)=1.109569e-005; ng(n+1)=2.821020e+002;
n=291; farx(n+1)=4.366266e+000; foe(n+1)=5.117258e+001; krok(n+1)=9.888364e-006; ng(n+1)=2.670245e+002;
n=292; farx(n+1)=4.340563e+000; foe(n+1)=5.114346e+001; krok(n+1)=1.115447e-005; ng(n+1)=2.794906e+002;
n=293; farx(n+1)=4.359275e+000; foe(n+1)=5.111459e+001; krok(n+1)=9.888364e-006; ng(n+1)=2.652961e+002;
n=294; farx(n+1)=4.333613e+000; foe(n+1)=5.108586e+001; krok(n+1)=1.126542e-005; ng(n+1)=2.782017e+002;
n=295; farx(n+1)=4.352249e+000; foe(n+1)=5.105728e+001; krok(n+1)=9.706803e-006; ng(n+1)=2.663644e+002;
n=296; farx(n+1)=4.326957e+000; foe(n+1)=5.102886e+001; krok(n+1)=1.138585e-005; ng(n+1)=2.755787e+002;
n=297; farx(n+1)=4.345345e+000; foe(n+1)=5.100062e+001; krok(n+1)=9.602384e-006; ng(n+1)=2.657528e+002;
n=298; farx(n+1)=4.320548e+000; foe(n+1)=5.097251e+001; krok(n+1)=1.143043e-005; ng(n+1)=2.731069e+002;
n=299; farx(n+1)=4.338744e+000; foe(n+1)=5.094464e+001; krok(n+1)=9.645404e-006; ng(n+1)=2.637574e+002;
n=300; farx(n+1)=4.314155e+000; foe(n+1)=5.091693e+001; krok(n+1)=1.138585e-005; ng(n+1)=2.724618e+002;

figure; semilogy(farx,'b'); hold on; semilogy(foe,'r'); xlabel('Iteracje'); ylabel('Earx, Eoe'); legend('Earx','Eoe'); title('Uczenie predyktora OE');
figure; subplot(2,1,1); semilogy(krok); xlabel('Iteracje'); ylabel('Krok');
subplot(2,1,2); semilogy(ng); xlabel('Iteracje'); ylabel('Norma gradientu');
Earx=farx(n+1)
Eoe=foe(n+1)
